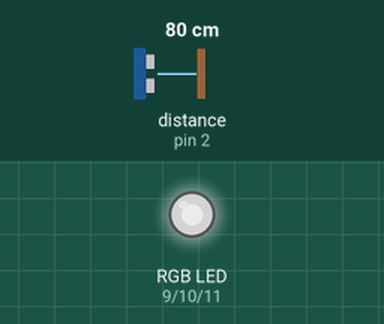
Recording of a sketch running on a simulated Arduino Uno, built with avr-gcc and run on an emulated ATmega328P. Parts: an RGB LED mixed from three pins (HIGH = lit). Wiring (inferred from the names in the program): ultrasonic range finder: trigger pin 7; echo pin 2. Inputs (shaded band) come from the test bench; at power-on: distance to the obstacle (sensor on pin 2) 80 cm. The echo pulse lasts 58.3 µs per cm; dim RGB values are drawn brighter than linear; pins used as bus, display or sensor lines are not drawn; what the sketch prints to the serial monitor is not drawn.

Above: at 1.2 s.
1.3 s: distance to the obstacle (sensor on pin 2) set to 24 cm
4.3 s: distance to the obstacle (sensor on pin 2) set to 20 cm
At 7.1 s:
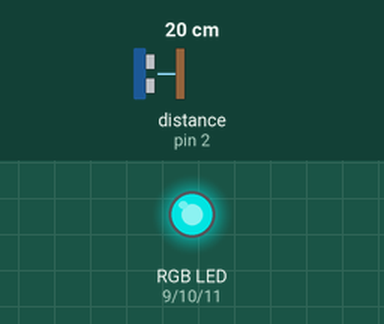
7.3 s: distance to the obstacle (sensor on pin 2) set to 35 cm
10.3 s: distance to the obstacle (sensor on pin 2) set to 2 cm
At 11.4 s:
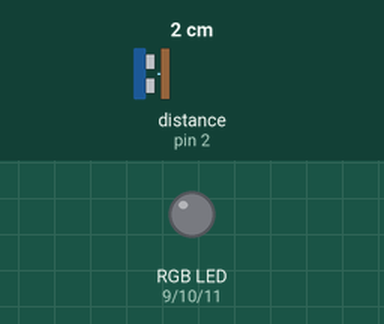
11.8 s: distance to the obstacle (sensor on pin 2) set to 5 cm
14.6 s: distance to the obstacle (sensor on pin 2) set to 8 cm
At 19.6 s:
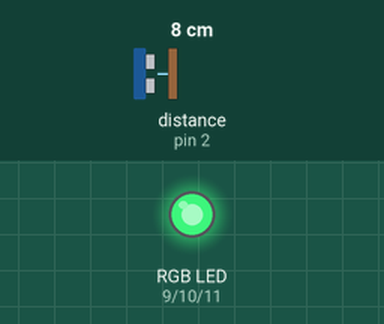
At 25.4 s:
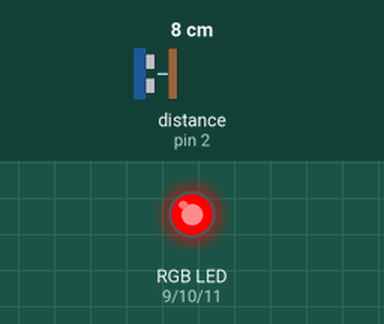
Timing chart, 0 to 26.5 s (numbered marks = the images above; inputs shaded):
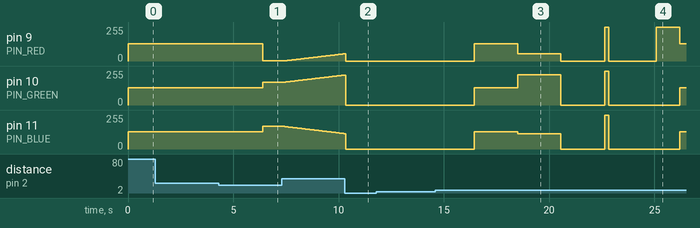

Measured:
- the behaviour switches between 22 and 21 cm on distance to the obstacle (sensor on pin 2) (found by bisection; images 0 and 1)
- the behaviour switches between 6 and 7 cm on distance to the obstacle (sensor on pin 2) (found by bisection; images 2 and 3)
- after the input at 1.3 s, every drawn part: stays the same
- after the input at 4.3 s, pin 9 (PIN_RED): 128/255 → 1/255 after 2.1 s; pin 10 (PIN_GREEN): 128/255 → 171/255 after 2.1 s; pin 11 (PIN_BLUE): 128/255 → 169/255 after 2.1 s
- after the input at 11.8 s, every drawn part: stays the same
- after the input at 14.6 s, pin 9 (PIN_RED): 0/255 → 128/255 after 1.9 s, → 56/255 2.1 s later, → 0/255 2.1 s later, → 255/255 2.1 s later, … (7 changes in this stretch); pin 10 (PIN_GREEN): 0/255 → 128/255 after 1.9 s, → 226/255 2.1 s later, → 0/255 2.1 s later, → 255/255 2.1 s later, … (6 changes in this stretch)

The sketch:

GestureLamp.ino
```cpp
// author: @MarlaNa
// project: @GestureLamp

/* CONSTANTS */
// Pins for LEDs
#define PIN_RED 9
#define PIN_GREEN 10
#define PIN_BLUE 11
// Pins for the ultrasonic sensor
#define PIN_TRIG 7
#define PIN_ECHO 2
// Delay time between loop iterations.
#define DELAY_TIME 50
// Maximum Brightness of LEDs.
#define MAX_BRIGHT 255
// Constants for normal mode.
#define NORMAL_RED 128
#define NORMAL_GREEN 128
#define NORMAL_BLUE 128
//---------------------------------------------------------------------//

/* MODES */
// Lamp Modes that can be changed by the user.
enum mode {
  off,
  normal,
  ambient,
  fading,
  blinking,
  disco
};
// LED colors
enum led {
  red,
  green,
  blue,
};
//---------------------------------------------------------------------//
/* AMBIENT MODE VARIABLES */
// The initial values of each color for ambient mode.
int ambient_red = 0;
int ambient_green = 170;
int ambient_blue = 170;
// Indicates whether a color is incrementing (1) or decrementing (0).
int incR = 1;
int incG = 1;
int incB = 0;
// Initial values for fading mode.
int fadeAmount = 5;
//---------------------------------------------------------------------//

/* FADING & DISCO MODE VARIABLES */
// Variable to track the LEDs brightness
int brightness = 0;
led disco_CurrentLED = red;
//---------------------------------------------------------------------//

/* GLOBAL VARIABLES */
// Array for changing lamp modes.
mode allModes[] = {normal, ambient, fading, blinking, disco};
// Counter for rotating through different LED modes.
int i = 0;
// Current (universal) LED mode.
mode ledMode = normal;
//---------------------------------------------------------------------//

void setup() {
  Serial.begin(9600);
  pinMode(PIN_RED, OUTPUT);
  pinMode(PIN_GREEN, OUTPUT);
  pinMode(PIN_BLUE, OUTPUT);
  pinMode(PIN_TRIG, OUTPUT);
  pinMode(PIN_ECHO, INPUT);
  normalTransition();
}

void loop() {
  long duration, distance;
  digitalWrite(PIN_TRIG, HIGH);
  delayMicroseconds(1000);
  digitalWrite(PIN_TRIG, LOW);
  duration = pulseIn(PIN_ECHO, HIGH);
  distance = (duration / 2) / 29.1;
  Serial.println(distance);

  if (distance > 0 && distance < 6) {
    ledMode = off;
    Serial.write("TURN OFF ");
    reset();
    i = 0;
    delay(3000);
  }
  if (distance > 5 && distance < 21) {
    ledMode = allModes[i % 5];
    switch (ledMode) {
      case ambient:
        Serial.write("Ambient mode. ");
        delay(1000);
        ambientTransition();
        i++;
        delay(1000);
        break;
      case fading:
        Serial.write("Fade mode. ");
        delay(1000);
        fadeTransition();
        i++;
        delay(1000);
        break;
      case blinking:
        Serial.write("Blinking mode. ");
        delay(1000);
        blinkTransition();
        i++;
        delay(1000);
        break;
      case disco:
        Serial.write("Disco mode. ");
        delay(1000);
        discoTransition();
        i++;
        delay(1000);
        break;
      default:
        ledMode = normal;
        Serial.write("Normal mode. ");
        normalTransition();
        i++;
        delay(1000);
        break;
    }
  } else {
    switch (ledMode) {
      case ambient:
        Serial.write("Ambient mode. ");
        ambientTransition();
        break;
      case fading:
        Serial.write("Fade mode. ");
        fadeTransition();
        break;
      case blinking:
        Serial.write("Blinking mode. ");
        blinkTransition();
        break;
      case disco:
        Serial.write("Disco mode. ");
        discoTransition();
        break;
      default:
        if (ledMode == normal){
          Serial.write("Normal mode ");
          normalTransition();
          break;
        }
    }
  }
  delay(DELAY_TIME);
}

/* TRANSITION MODES */
void normalTransition() {
  setColor(NORMAL_RED, NORMAL_GREEN, NORMAL_BLUE);
}

void ambientTransition() {
  if (ambient_red >= MAX_BRIGHT)
    incR = 0;
  else if (ambient_red <= 0)
    incR = 1;
  if (ambient_green >= MAX_BRIGHT)
    incG = 0;
  else if (ambient_green <= 0)
    incG = 1;
  if (ambient_blue >= MAX_BRIGHT)
    incB = 0;
  else if (ambient_blue <= 0)
    incB = 1;

  if (incR)
    ambient_red++;
  else
    ambient_red--;
  if (incG)
    ambient_green++;
  else
    ambient_green--;
  if (incB)
    ambient_blue++;
  else
    ambient_blue--;
  setColor(ambient_red, ambient_green, ambient_blue);
}

void blinkTransition() {
  setColor(MAX_BRIGHT, MAX_BRIGHT, MAX_BRIGHT);
  delay(200);
  reset();
  delay(200);
}

void fadeTransition() {
  setColor(brightness, brightness, brightness);
  // change the brightness for next time
  brightness = brightness + fadeAmount;

  // reverse the direction of the fading at the ends of the fade:
  if (brightness <= 0 || brightness >= MAX_BRIGHT) {
    fadeAmount = -fadeAmount;
  }
  // wait for 30 milliseconds to see the dimming effect
  delay(30);
}

void discoTransition() {
  switch (disco_CurrentLED) {
    case red:
      setColor(MAX_BRIGHT, 0, 0);
      disco_CurrentLED = green;
      delay(50);
      break;
    case green:
      setColor(0, MAX_BRIGHT, 0);
      disco_CurrentLED = blue;
      delay(50);
      break;
    case blue:
      setColor(0, 0, MAX_BRIGHT);
      disco_CurrentLED = red;
      delay(50);
      break;
    default:
      delay(50);
  }
}

// Sets the output voltage on the LED pins.
void setColor(int red, int green, int blue) {
  analogWrite(PIN_RED, red);
  analogWrite(PIN_GREEN, green);
  analogWrite(PIN_BLUE, blue);
}

// Reset the brightness of all LEDs.
void reset() {
  analogWrite(PIN_RED, 0);
  analogWrite(PIN_GREEN, 0);
  analogWrite(PIN_BLUE, 0);
}
```
